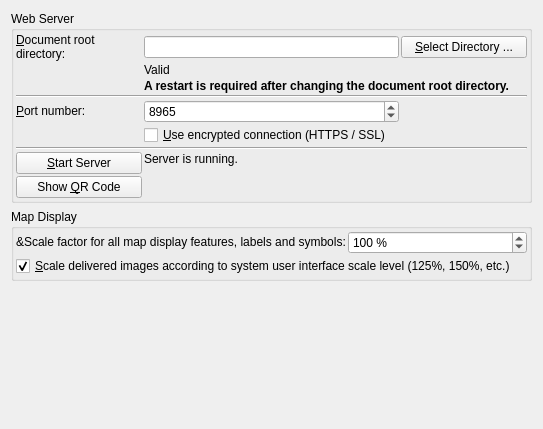
          <widget class="QWidget" name="scrollAreaWidgetContents_16">
           <property name="geometry">
            <rect>
             <x>0</x>
             <y>0</y>
             <width>543</width>
             <height>429</height>
            </rect>
           </property>
           <layout class="QGridLayout" name="gridLayout_37">
            <item row="4" column="0">
             <spacer name="verticalSpacer_15">
              <property name="orientation">
               <enum>Qt::Vertical</enum>
              </property>
              <property name="sizeHint" stdset="0">
               <size>
                <width>20</width>
                <height>40</height>
               </size>
              </property>
             </spacer>
            </item>
            <item row="0" column="0">
             <widget class="QGroupBox" name="groupBox_22">
              <property name="title">
               <string>Web Server</string>
              </property>
              <layout class="QGridLayout" name="gridLayout_41">
               <property name="leftMargin">
                <number>2</number>
               </property>
               <property name="topMargin">
                <number>2</number>
               </property>
               <property name="rightMargin">
                <number>2</number>
               </property>
               <property name="bottomMargin">
                <number>2</number>
               </property>
               <property name="spacing">
                <number>2</number>
               </property>
               <item row="2" column="1" colspan="3">
                <widget class="QLabel" name="labelOptionsRestartWebServer">
                 <property name="text">
                  <string>&lt;html&gt;&lt;head/&gt;&lt;body&gt;&lt;p&gt;&lt;span style=&quot; font-weight:600;&quot;&gt;A restart is required after changing the document root directory.&lt;/span&gt;&lt;/p&gt;&lt;/body&gt;&lt;/html&gt;</string>
                 </property>
                 <property name="wordWrap">
                  <bool>true</bool>
                 </property>
                 <property name="margin">
                  <number>10</number>
                 </property>
                 <property name="textInteractionFlags">
                  <set>Qt::LinksAccessibleByMouse|Qt::TextSelectableByMouse</set>
                 </property>
                </widget>
               </item>
               <item row="5" column="1" colspan="2">
                <widget class="QSpinBox" name="spinBoxOptionsWebPort">
                 <property name="toolTip">
                  <string>Port number for the web server.  Default is 8965.
Change this if you get an error message like &quot;Bound address already in use&quot; when running the server.</string>
                 </property>
                 <property name="minimum">
                  <number>1024</number>
                 </property>
                 <property name="maximum">
                  <number>65535</number>
                 </property>
                 <property name="value">
                  <number>8965</number>
                 </property>
                </widget>
               </item>
               <item row="0" column="0" alignment="Qt::AlignVCenter">
                <widget class="QLabel" name="labelOptionsWebDocroot">
                 <property name="text">
                  <string>&amp;Document root directory:</string>
                 </property>
                 <property name="wordWrap">
                  <bool>true</bool>
                 </property>
                 <property name="textInteractionFlags">
                  <set>Qt::LinksAccessibleByMouse|Qt::TextSelectableByMouse</set>
                 </property>
                 <property name="buddy">
                  <cstring>lineEditOptionsWebDocroot</cstring>
                 </property>
                </widget>
               </item>
               <item row="1" column="1" colspan="3">
                <widget class="QLabel" name="labelOptionWebDocrootStatus">
                 <property name="text">
                  <string>Valid</string>
                 </property>
                 <property name="wordWrap">
                  <bool>true</bool>
                 </property>
                 <property name="margin">
                  <number>10</number>
                 </property>
                 <property name="textInteractionFlags">
                  <set>Qt::LinksAccessibleByMouse|Qt::TextSelectableByMouse</set>
                 </property>
                </widget>
               </item>
               <item row="6" column="1" colspan="3">
                <widget class="QCheckBox" name="checkBoxOptionsWebEncrypted">
                 <property name="toolTip">
                  <string>Use a so-called self-signed example certificate for an encrypted connection.
Browsers will show a warning when using such a connection and you have to add an security exception in the browser.
You have to use &quot;https//...&quot; instead of &quot;http://...&quot; when accessing the page. Otherwise you will get an error in the web browser.
Be aware that the used example certificate does not provide security since the private key is available publicly in the
Little Navmap GIT repository.
</string>
                 </property>
                 <property name="text">
                  <string>&amp;Use encrypted connection (HTTPS / SSL)</string>
                 </property>
                </widget>
               </item>
               <item row="8" column="0" colspan="4">
                <widget class="Line" name="line_14">
                 <property name="orientation">
                  <enum>Qt::Horizontal</enum>
                 </property>
                </widget>
               </item>
               <item row="4" column="0" colspan="4">
                <widget class="Line" name="line_15">
                 <property name="orientation">
                  <enum>Qt::Horizontal</enum>
                 </property>
                </widget>
               </item>
               <item row="9" column="1" colspan="3" alignment="Qt::AlignTop">
                <widget class="QLabel" name="labelOptionsWebStatus">
                 <property name="text">
                  <string>Server is running.</string>
                 </property>
                 <property name="wordWrap">
                  <bool>true</bool>
                 </property>
                 <property name="margin">
                  <number>5</number>
                 </property>
                 <property name="openExternalLinks">
                  <bool>true</bool>
                 </property>
                 <property name="textInteractionFlags">
                  <set>Qt::LinksAccessibleByMouse|Qt::TextSelectableByMouse</set>
                 </property>
                </widget>
               </item>
               <item row="0" column="3">
                <widget class="QPushButton" name="pushButtonOptionsWebSelectDocroot">
                 <property name="text">
                  <string>&amp;Select Directory ...</string>
                 </property>
                </widget>
               </item>
               <item row="9" column="0" alignment="Qt::AlignTop">
                <widget class="QPushButton" name="pushButtonOptionsWebStart">
                 <property name="toolTip">
                  <string>Start or stop the server to test the values above.</string>
                 </property>
                 <property name="text">
                  <string>&amp;Start Server</string>
                 </property>
                </widget>
               </item>
               <item row="0" column="1" colspan="2">
                <widget class="QLineEdit" name="lineEditOptionsWebDocroot">
                 <property name="toolTip">
                  <string>Base directory of the web server. This is the directory containing the &quot;index.html&quot; file.
There is usually no need to change this value.
Use this to serve your own modified Little Navmap web page.</string>
                 </property>
                 <property name="clearButtonEnabled">
                  <bool>true</bool>
                 </property>
                </widget>
               </item>
               <item row="5" column="0" alignment="Qt::AlignVCenter">
                <widget class="QLabel" name="labelOptionsWebPort">
                 <property name="text">
                  <string>&amp;Port number:</string>
                 </property>
                 <property name="buddy">
                  <cstring>spinBoxOptionsWebPort</cstring>
                 </property>
                </widget>
               </item>
               <item row="10" column="0">
                <widget class="QPushButton" name="pushButtonOptionsWebQrCode">
                 <property name="toolTip">
                  <string>Start or stop the server to test the values above.</string>
                 </property>
                 <property name="text">
                  <string>Show &amp;QR Code</string>
                 </property>
                </widget>
               </item>
              </layout>
             </widget>
            </item>
            <item row="3" column="0">
             <widget class="QGroupBox" name="groupBox_23">
              <property name="title">
               <string>Map Display</string>
              </property>
              <layout class="QGridLayout" name="gridLayout_9">
               <property name="leftMargin">
                <number>2</number>
               </property>
               <property name="topMargin">
                <number>2</number>
               </property>
               <property name="rightMargin">
                <number>2</number>
               </property>
               <property name="bottomMargin">
                <number>2</number>
               </property>
               <property name="spacing">
                <number>2</number>
               </property>
               <item row="1" column="0" colspan="2">
                <widget class="QCheckBox" name="checkBoxOptionsWebScale">
                 <property name="toolTip">
                  <string>This will deliver map images scaled according to your user interface scale level if checked and 
if you use the web server with high resolution monitors.
This is the default behavior but can cause issues when using certain web interfaces. 
Uncheck if you use such an add-on or see issues like a corruped map display.</string>
                 </property>
                 <property name="text">
                  <string>&amp;Scale delivered images according to system user interface scale level (125%, 150%, etc.)</string>
                 </property>
                 <property name="checked">
                  <bool>true</bool>
                 </property>
                </widget>
               </item>
               <item row="0" column="0" alignment="Qt::AlignVCenter">
                <widget class="QLabel" name="labelOptionsMapSizeAirport_3">
                 <property name="text">
                  <string>&amp;Scale factor for all map display features, labels and symbols:</string>
                 </property>
                 <property name="alignment">
                  <set>Qt::AlignLeading|Qt::AlignLeft|Qt::AlignTop</set>
                 </property>
                 <property name="buddy">
                  <cstring>spinBoxOptionsDisplayScaleAll</cstring>
                 </property>
                </widget>
               </item>
               <item row="0" column="1">
                <widget class="QSpinBox" name="spinBoxOptionsDisplayScaleAllWeb">
                 <property name="toolTip">
                  <string/>
                 </property>
                 <property name="suffix">
                  <string> %</string>
                 </property>
                 <property name="prefix">
                  <string/>
                 </property>
                 <property name="minimum">
                  <number>50</number>
                 </property>
                 <property name="maximum">
                  <number>300</number>
                 </property>
                 <property name="singleStep">
                  <number>10</number>
                 </property>
                 <property name="value">
                  <number>100</number>
                 </property>
                </widget>
               </item>
              </layout>
             </widget>
            </item>
           </layout>
          </widget>
